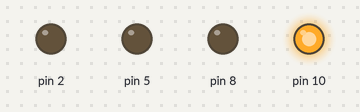
This sketch was run on a simulated Arduino Uno, built with avr-gcc and run on an emulated ATmega328P. On the bench: output pins drawn as LEDs (lit = HIGH).

Above: at 0.2 s.
At 1.2 s:
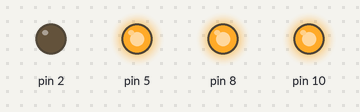
At 1.7 s:
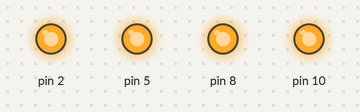
At 2.7 s:
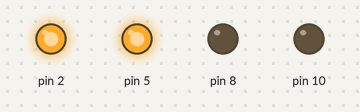
At 3.5 s:
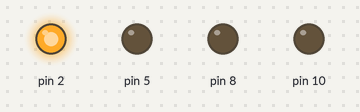
At 5.2 s:
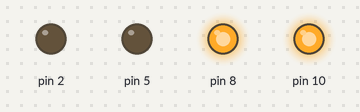
Timing chart, 0 to 5.9 s (numbered marks = the images above):
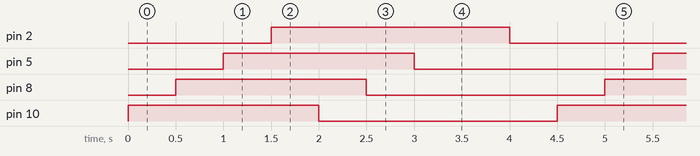

Measured:
- by itself, pin 2: alternates HIGH for 2.5 s and LOW for 2.0 s
- by itself, pin 5, pin 8, pin 10: alternates HIGH for 2.0 s and LOW for 2.5 s
- by itself, everything shown: repeats every 4.5 s, in 8 steps

The sketch:

baustelle.ino
```cpp
void setup() {
  // put your setup code here, to run once:
  pinMode(2, OUTPUT);
  pinMode(5, OUTPUT);
  pinMode(8, OUTPUT);
  pinMode(10, OUTPUT);
}

void loop() {
  // put your main code here, to run repeatedly:
  digitalWrite(10, HIGH);
  delay(500);
  digitalWrite(8, HIGH);
  delay(500);
  digitalWrite(5, HIGH);
  delay(500);
  digitalWrite(2, HIGH);
  delay(500);
  digitalWrite(10, LOW);
  delay(500);
  digitalWrite(8, LOW);
  delay(500);
  digitalWrite(5, LOW);
  delay(1000);
  digitalWrite(2, LOW);
  delay(500);
}
```
